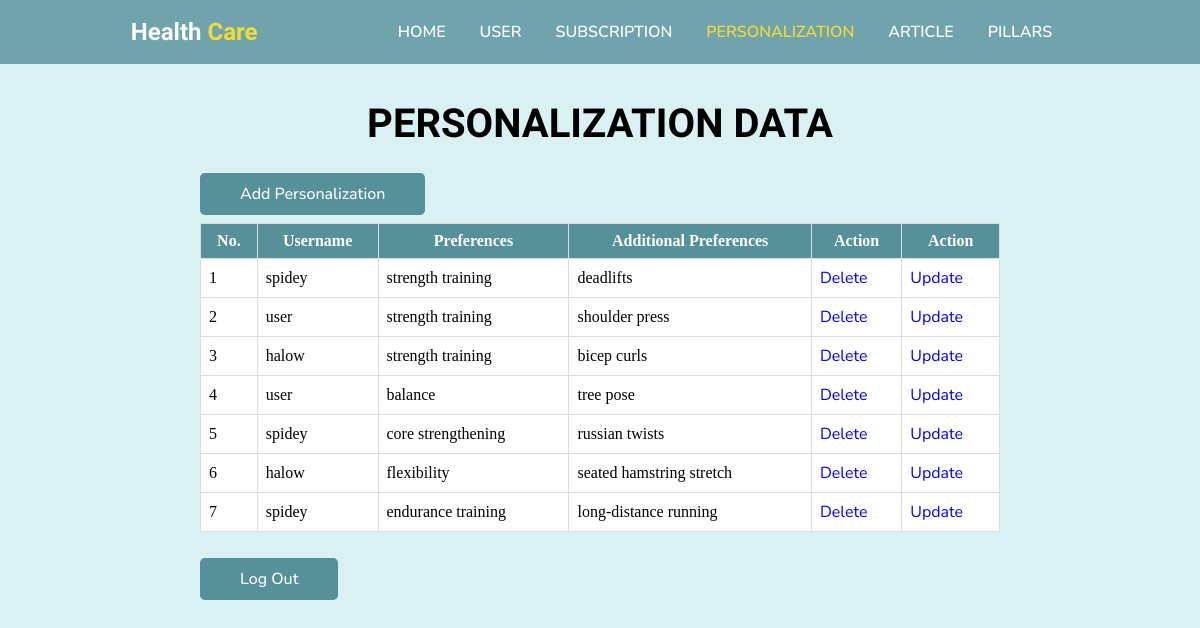
Page /admin/adminperson.php on the committed database.
### tables this page shows
CREATE TABLE `personalization` (
  `id_personalization` int(11) NOT NULL,
  `id_user` int(11) NOT NULL,
  `preferences` varchar(225) NOT NULL,
  `additional_preferences` varchar(225) NOT NULL
);

CREATE TABLE `user` (
  `id_user` int(11) NOT NULL,
  `name` varchar(225) NOT NULL,
  `username` varchar(255) NOT NULL,
  `email` varchar(225) NOT NULL,
  `password` varchar(20) NOT NULL,
  `level` varchar(5) NOT NULL
);

### admin/adminperson.php (the view, shortened to what this page needs)
<!DOCTYPE html>
<html lang="en">
<head>
    <link rel="stylesheet" href="style_main.css">
</head>
<body>
    <header>
        <div class="logo">
            <h2>Health <span>Care</span></h2>
        </div>
        <ul class="navbar">
            <li><a href="index.php" class="btn-nav">Home</a></li>
            <li><a href="adminuser.php" class="btn-nav">User</a></li>
            <li><a href="adminsubs.php" class="btn-nav">Subscription</a></li>
            <li><a href="adminperson.php" class="btn-active">Personalization</a></li>
            <li><a href="adminarticle.php" class="btn-nav">Article</a></li>
            <li><a href="adminpillars.php" class="btn-nav">Pillars</a></li>
        </ul>
    </header>
    <section class="user">
        <h1 class="heading">Personalization Data</h1>
        <br>
        <br>
        <a href="adminpersonadd.php" class="btn">Add Personalization</a>
        <br>
        <br>
        <table border="1" class="table">
            <tr>
                <th>No.</th>
                <th>Username</th>
                <th>Preferences</th>
                <th>Additional Preferences</th>
                <th>Action</th>
                <th>Action</th>
            </tr>
            <?php
            include '../connect.php';
            $query_mysql = mysqli_query($mysqli, "SELECT personalization.*, user.username
            FROM personalization
            JOIN user ON personalization.id_user = user.id_user") or die(mysqli_error($mysqli));
            $nomor = 1;
            while ($data = mysqli_fetch_array($query_mysql)) {
                ?>
                <tr>
                    <td><?php echo $nomor++; ?></td>
                    <td><?php echo $data['username']; ?></td>
                    <td><?php echo $data['preferences']; ?></td>
                    <td><?php echo $data['additional_preferences']; ?></td>
                    <td><a href="adminpersondelete.php?id=<?php echo $data['id_personalization']; ?>">Delete</a> </td>
                    <td><a href="adminpersonupdate.php?id=<?php echo $data['id_personalization']; ?>">Update</a> </td>
                </tr>
            <?php } ?>
        </table>
        <br>
        <br>
        <a href="../loginpage.php" class="btn">Log Out</a>
    </section>
</body>
</html>

### admin/style_main.css (style rules this page uses)
* { margin: 0; padding: 0; box-sizing: border-box; scroll-padding-top: 4rem; scroll-behavior: smooth; list-style: none; text-decoration: none; }
h1, h2 { font-family: "Signika", sans-serif; }
a, p, li, h3, label { font-family: "Nunito", sans-serif; }
:root { --main-color: #569099; --second-color: #f6d809; --text-color: #1b1b1b; --bg-color: #ffff; --box-shadow: 2px 2px 10px 4px rgb(14 55 54 / 15%); }
section { padding: 100px 200px; }
header { position: fixed; width: 100%; top: 0; right: 0; z-index: 10000; display: flex; justify-content: space-around; align-items: center; padding: 18px 100px; transition: 0.5s linear; background-color: var(--main-color); opacity: 0.8; }
.logo h2 { color: white; }
.logo span { color: #f6d809; }
.navbar { display: flex; }
.btn-nav { padding: 8px 17px; text-decoration: none; color: white; font-size: 1rem; text-transform: uppercase; font-weight: 600; }
.btn-active { padding: 8px 17px; text-decoration: none; color: var(--second-color); font-size: 1rem; text-transform: uppercase; font-weight: 600; }
.user { width: 100%; min-height: 100vh; background: #d9f1f3; background-repeat: no-repeat; background-size: cover; background-position: center; }
.heading { color: rgb(0, 0, 0); font-size: 40px; font-weight: 600; text-align: center; text-transform: uppercase; }
.table { width: 100%; border-collapse: collapse; background: var(--bg-color); background-size: cover; background-repeat: no-repeat; }
.table th, .table td { border: 1px solid #ddd; padding: 8px; }
.table th { background-color: var(--main-color); color: #fff; }
.btn { padding: 10px 40px; border-radius: 0.3rem; background: var(--main-color); color: var(--bg-color); font-weight: 500; }

### rows in the picture
personalization: id_user.username "spidey", preferences "strength training", additional_preferences "deadlifts"
personalization: id_user.username "user", preferences "strength training", additional_preferences "shoulder press"
personalization: id_user.username "halow", preferences "strength training", additional_preferences "bicep curls"
personalization: id_user.username "user", preferences "balance", additional_preferences "tree pose"
personalization: id_user.username "spidey", preferences "core strengthening", additional_preferences "russian twists"
personalization: id_user.username "halow", preferences "flexibility", additional_preferences "seated hamstring stretch"
personalization: id_user.username "spidey", preferences "endurance training", additional_preferences "long-distance running"
